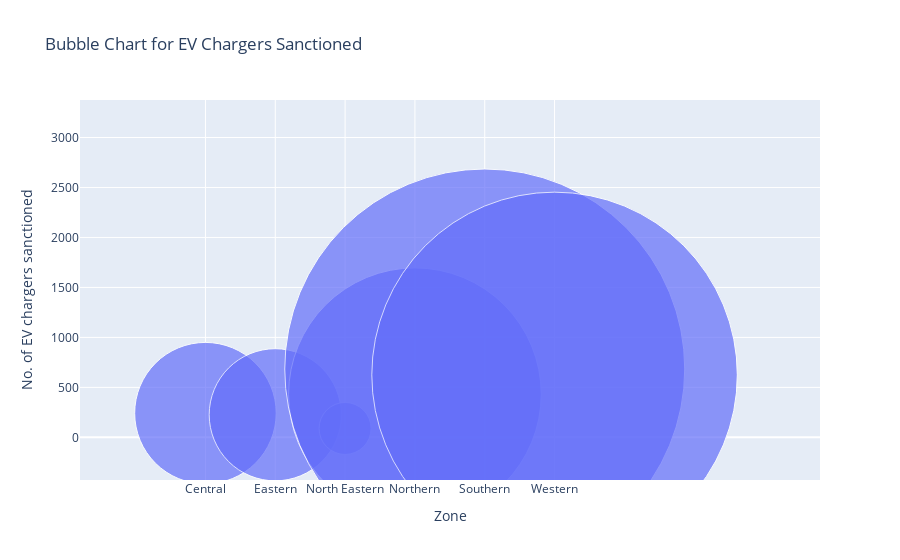

Notebook source saved alongside this figure:
### Code cell
plt.figure(figsize=(15,25))
val = df.groupby('Zone')['No. of EV chargers sanctioned'].sum()
val =val.reset_index()
print(val)
fig = px.scatter(val, x='Zone', y='No. of EV chargers sanctioned', size='No. of EV chargers sanctioned', title='Bubble Chart for EV Chargers Sanctioned')
fig.update_traces(marker=dict(sizemode='diameter'))

fig.show()

### Figure 1 — Plotly figure (JSON) as saved in the notebook; plotly's stock layout.template omitted (floating-point values rounded to 4 significant figures)
{"data": [{"hovertemplate": "Zone=%{x}<br>No. of EV chargers sanctioned=%{marker.size}<extra></extra>", "legendgroup": "", "marker": {"color": "#636efa", "size": [242, 226, 89, 432, 684, 625], "sizemode": "diameter", "sizeref": 1.71, "symbol": "circle"}, "mode": "markers", "name": "", "orientation": "v", "showlegend": false, "type": "scatter", "x": ["Central", "Eastern", "North Eastern", "Northern", "Southern", "Western"], "xaxis": "x", "y": [242, 226, 89, 432, 684, 625], "yaxis": "y"}], "layout": {"legend": {"itemsizing": "constant", "tracegroupgap": 0}, "title": {"text": "Bubble Chart for EV Chargers Sanctioned"}, "xaxis": {"anchor": "y", "domain": [0, 1], "title": {"text": "Zone"}}, "yaxis": {"anchor": "x", "domain": [0, 1], "title": {"text": "No. of EV chargers sanctioned"}}}}
